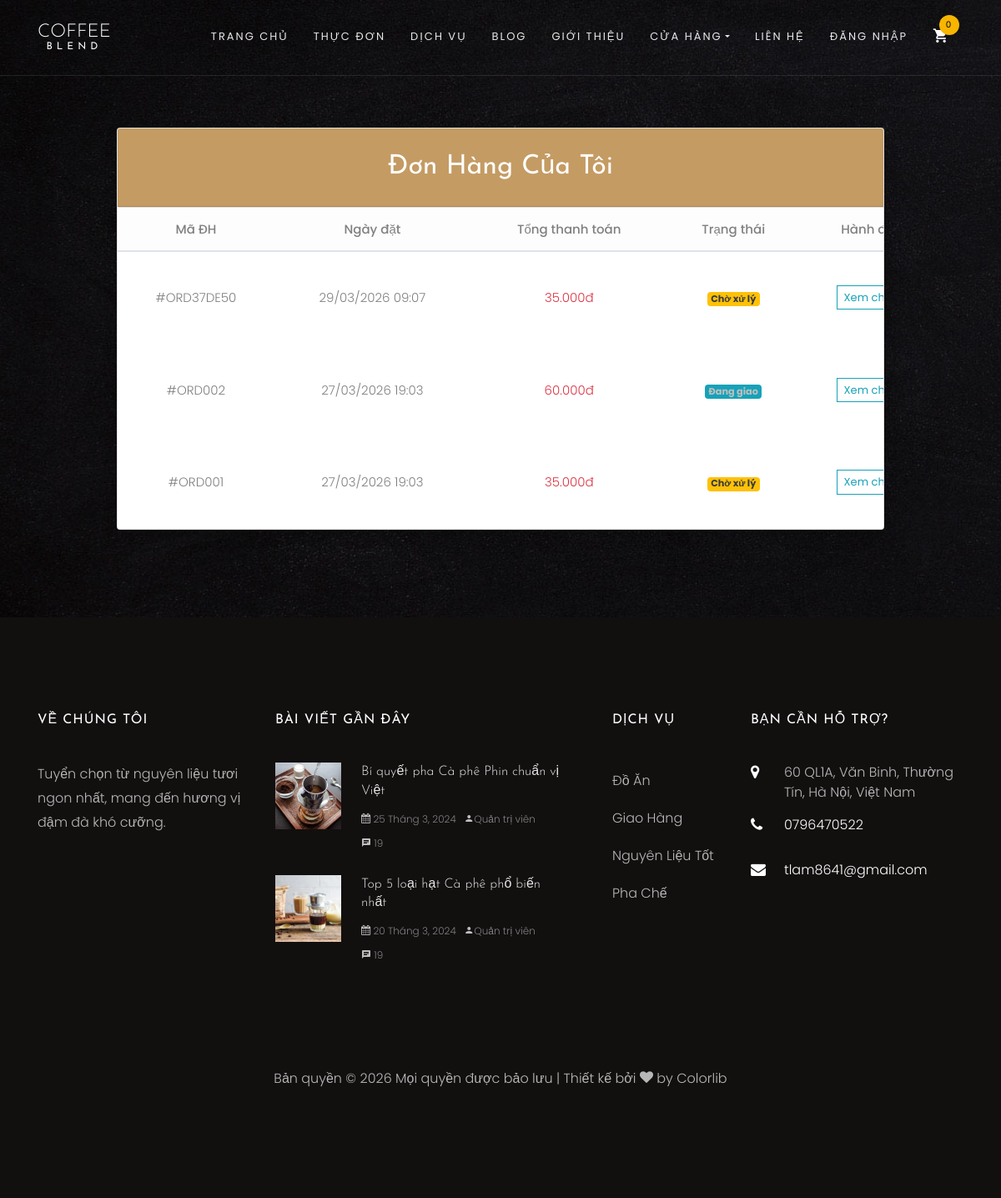
/my-orders.php, run on the app's committed database.
### tables this page shows
CREATE TABLE `orders` (
  `order_id` int(11) NOT NULL,
  `order_code` varchar(20) NOT NULL COMMENT 'Mã đơn hàng',
  `user_id` int(11) DEFAULT NULL,
  `customer_name` varchar(100) NOT NULL,
  `customer_email` varchar(100) DEFAULT NULL,
  `customer_phone` varchar(15) NOT NULL,
  `customer_address` text NOT NULL,
  `note` text DEFAULT NULL,
  `subtotal` decimal(10,2) NOT NULL COMMENT 'Tạm tính',
  `shipping_fee` decimal(10,2) DEFAULT 0.00,
  `discount` decimal(10,2) DEFAULT 0.00,
  `total` decimal(10,2) NOT NULL COMMENT 'Tổng thanh toán',
  `payment_method` varchar(50) DEFAULT 'cod' COMMENT 'cod, bank, momo, vnpay',
  `payment_status` enum('pending','paid','failed','refunded') DEFAULT 'pending',
  `order_status` enum('pending','confirmed','preparing','shipping','delivered','cancelled') DEFAULT 'pending',
  `order_date` datetime DEFAULT current_timestamp(),
  `delivery_date` datetime DEFAULT NULL,
  `completed_at` datetime DEFAULT NULL
);

### config/functions.php (called while the page is built, shortened)
<?php
function format_price($price) {
    return number_format($price, 0, ',', '.') . 'đ';
}
function sanitize($input) {
    return htmlspecialchars(trim($input), ENT_QUOTES, 'UTF-8');
}
?>

### my-orders.php (the view, shortened to what this page needs)
<?php
include 'includes/header.php';
?>
<section class="ftco-section mt-5">
    <div class="container">
        <div class="row justify-content-center">
            <div class="col-md-10">
                <div class="card shadow">
                    <div class="card-header bg-primary text-white text-center py-4">
                        <h2 class="mb-0 text-white">Đơn Hàng Của Tôi</h2>
                    </div>
                    <div class="card-body p-0">
                        <div class="table-responsive">
                            <table class="table table-hover align-middle mb-0">
                                <thead class="table-light">
                                    <tr>
                                        <th class="ps-4">Mã ĐH</th>
                                        <th>Ngày đặt</th>
                                        <th>Tổng thanh toán</th>
                                        <th>Trạng thái</th>
                                        <th class="text-center">Hành động</th>
                                    </tr>
                                </thead>
                                <tbody>
                                    <?php
                                    $user_id = 1;
                                    try {
                                        $query = "SELECT * FROM orders WHERE user_id = :user_id OR user_id IS NULL ORDER BY order_id DESC";
                                        $stmt = $pdo->prepare($query);
                                        $stmt->execute(['user_id' => $user_id]);
                                        $orders = $stmt->fetchAll();
                                        if (count($orders) > 0) {
                                            foreach ($orders as $order) {
                                                $status_badge = 'bg-warning text-dark';
                                                $status_text = 'Chờ xử lý';
                                                switch($order['order_status']) {
                                                    case 'shipping': $status_badge = 'bg-info'; $status_text = 'Đang giao'; break;
                                                }
                                    ?>
                                    <tr>
                                        <td class="ps-4 fw-bold">#<?php echo sanitize($order['order_code']); ?></td>
                                        <td><?php echo date('d/m/Y H:i', strtotime($order['order_date'])); ?></td>
                                        <td class="text-danger fw-bold"><?php echo format_price($order['total']); ?></td>
                                        <td><span class="badge <?php echo $status_badge; ?>"><?php echo $status_text; ?></span></td>
                                        <td class="text-center">
                                            <button class="btn btn-sm btn-outline-info me-1"><i class="fas fa-eye"></i> Xem chi tiết</button>
                                        </td>
                                    </tr>
                                    <?php
                                            }
                                        } else {
                                            echo "<tr><td colspan='5' class='text-center py-5'>Bạn chưa có đơn hàng nào.</td></tr>";
                                        }
                                    } catch (PDOException $e) {
                                        echo "<tr><td colspan='5' class='text-center py-5 text-danger'>Lỗi: " . $e->getMessage() . "</td></tr>";
                                    }
                                    ?>
                                </tbody>
                            </table>
                        </div>
                    </div>
                </div>
            </div>
        </div>
    </div>
</section>
<?php include 'includes/footer.php'; ?>

### data on the page
orders: order_code "ORD37DE50", order_date "29/03/2026 09:07", total "35.000đ", status_text "Chờ xử lý"
orders: order_code "ORD002", order_date "27/03/2026 19:03", total "60.000đ", order_status "Đang giao"
orders: order_code "ORD001", order_date "27/03/2026 19:03", total "35.000đ", status_text "Chờ xử lý"
